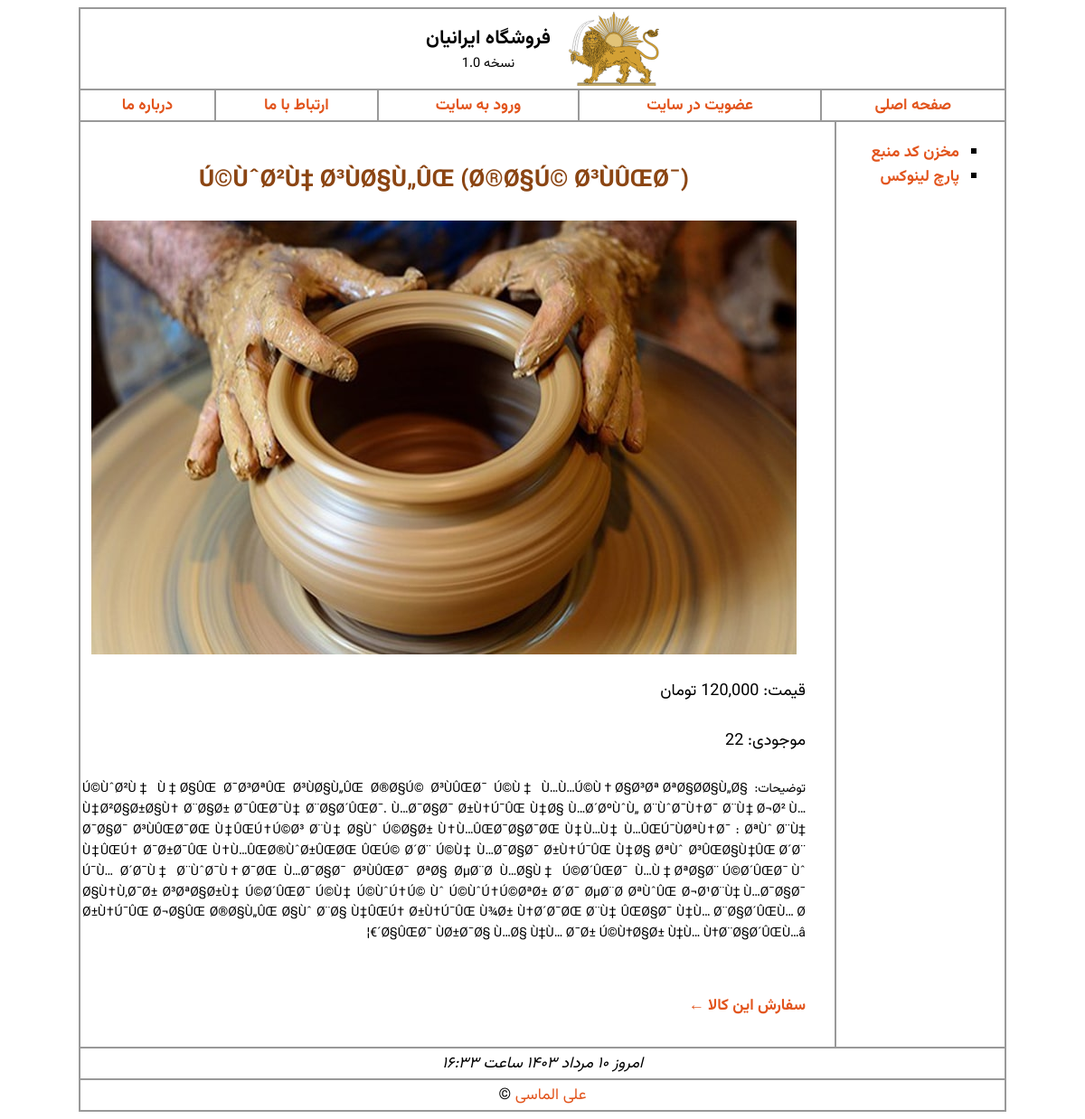
Before: /product.php?id=1109 with the older database file.
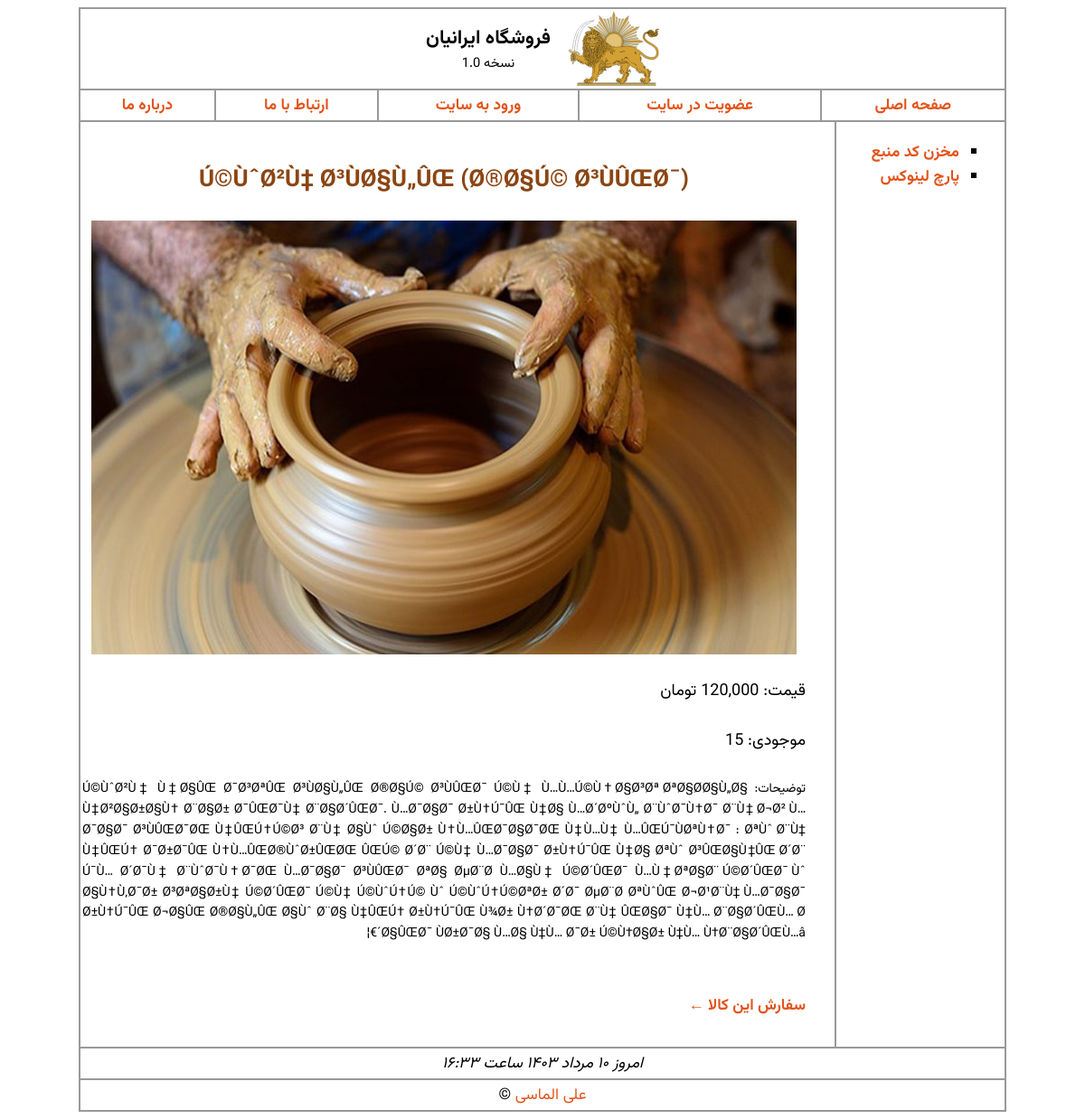
After: the same page with the newer database file.
### tables this page shows
CREATE TABLE IF NOT EXISTS `products` (
  `id` int(10) NOT NULL AUTO_INCREMENT COMMENT 'کد کالا',
  `name` varchar(200) NOT NULL COMMENT 'نام کالا',
  `qty` int(10) NOT NULL COMMENT 'موجودی کالا',
  `price` float NOT NULL COMMENT 'قیمت کالا',
  `image` varchar(80) NOT NULL COMMENT 'عکس کالا',
  `details` text NOT NULL COMMENT 'توضیحات کالا',
  PRIMARY KEY (`id`)
);

### product.php (the view, shortened to what this page needs)
<?php
include("includes/header.php");
include("includes/db_link.php");
$query = "";
if (isset($_GET['id'])) {
    $id = $_GET["id"];
    $query = "SELECT * FROM products WHERE id = '$id'";
}
$request = mysqli_query($link, $query);
?>
<table style="width: 100%" border='0' cellpadding="10px">
    <tre>
        <?php
        if ($row = mysqli_fetch_array($request)) {
        ?>
            <td style="vertical-align: top; width: 100%; display:flex;flex-direction: column">
                <h2 style='color:saddlebrown;align-self: center'><?= $row["name"]; ?></h2>
                <img src='products/<?= $row["image"]; ?>' style="align-self: center">
                <br>
                <span style='font-size:18px'>قیمت: <?= toman($row["price"], true); ?></span> <br>
                <span style='font-size:18px'>موجودی: <?= $row["qty"]; ?> </span> <br>
                <span style="font-size: 14px; text-align: justify">توضیحات: <?= $row["details"]; ?> </span> <br>
                <br>
                <strong><a href='order.php?id=<?= $row["id"]; ?>'>سفارش این کالا &leftarrow;</a></strong>
            </td>
        <?php
        }
        ?>
</table>
<?php
include("includes/footer.php");
?>

Changed rows visible on the page:
changed products "Ú©ÙˆØ²Ù‡ Ø³ÙØ§Ù„ÛŒ (Ø®Ø§Ú© Ø³ÙÛŒØ¯)": qty "22" → "15"
